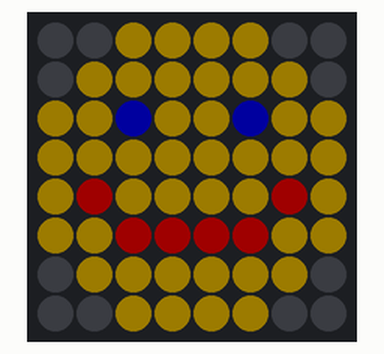
The program below on a simulated Raspberry Pi Pico running MicroPython. On the bench: 8×8 RGB LED matrix (first LED top left, wired row by row, every second row reversed). Dim RGB values are drawn brighter than linear; what the program prints to the serial console is not drawn.

Above: at 0.1 s.

The program:

09-smiley-face.py
```python
# Lab 09: Smiley Face
# Filename: 09-smiley-face.py
# Version: 1.0.0
#
# Draws a smiley face. The picture is 8 lines of text, one line for each
# row of the matrix. Each letter stands for a color in the color key.
# Change the letters to draw your own picture.

from machine import Pin
from neopixel import NeoPixel
from utime import sleep
import config

print("Lab 09: Smiley Face (version 1.0.0)")

# hardware settings from config.py
NEOPIXEL_PIN = config.NEOPIXEL_PIN
NUMBER_PIXELS = config.NUMBER_PIXELS
MATRIX_WIDTH = config.MATRIX_WIDTH
MATRIX_HEIGHT = config.MATRIX_HEIGHT
SERPENTINE = config.SERPENTINE

strip = NeoPixel(Pin(NEOPIXEL_PIN), NUMBER_PIXELS)

# the color key: which color each letter stands for
COLORS = {
    ".": (0, 0, 0),         # off
    "Y": (28, 22, 0),       # yellow
    "B": (0, 0, 32),        # blue
    "R": (32, 0, 0),        # red
}

# the picture: 8 rows of 8 letters
SMILEY = [
    "..YYYY..",
    ".YYYYYY.",
    "YYBYYBYY",
    "YYYYYYYY",
    "YRYYYYRY",
    "YYRRRRYY",
    ".YYYYYY.",
    "..YYYY..",
]

def xy(x, y):
    if SERPENTINE and y % 2 == 1:
        return y * MATRIX_WIDTH + (MATRIX_WIDTH - 1 - x)
    return y * MATRIX_WIDTH + x

def draw(picture):
    # look at every letter and give the pixel in the same spot its color
    for y in range(MATRIX_HEIGHT):
        for x in range(MATRIX_WIDTH):
            letter = picture[y][x]
            strip[xy(x, y)] = COLORS[letter]
    strip.write()

draw(SMILEY)

while True:
    sleep(1)
```

config.py
```python
# Moving Rainbow Configuration file
# Filename: config.py
# Version: 1.0.0
#
# This file contains the hardware configuration for the Tilt-a-Rainbow
# Mini kit. It is imported by each program.

# 8x8 NeoPixel matrix (64 pixels)
NEOPIXEL_PIN = 0
MATRIX_WIDTH = 8
MATRIX_HEIGHT = 8
NUMBER_PIXELS = MATRIX_WIDTH * MATRIX_HEIGHT
# Some 8x8 panels are wired in a zig-zag: row 0 runs left to right,
# row 1 runs right to left, and so on. This panel is NOT: every row runs
# left to right. (Checked on the real panel: pixel 8 sits right below
# pixel 0.) Run 06-walk-pixels.py to see the pixel order.
SERPENTINE = False

# The color number the programs use when ALL 64 pixels are lit at once.
# 64 pixels at (20, 20, 20) draw about 300 mA, safely under the 500 mA a
# USB port supplies. Programs that light only a few pixels can use bigger
# numbers.
LEVEL = 20

# Two mode buttons, each wired from its GPIO pin to GND
BUTTON_PIN_1 = 14
BUTTON_PIN_2 = 15

# Accelerometer on I2C bus 0 (GP16 is SDA, GP17 is SCL)
# LIS3DH accelerometer. 0x19 is the usual address (0x18 if SDO is tied to GND).
# Run 02-probe.py to check.
ACCEL_I2C_ID = 0
ACCEL_SDA_PIN = 16
ACCEL_SCL_PIN = 17
ACCEL_ADDRESS = 0x19
```
